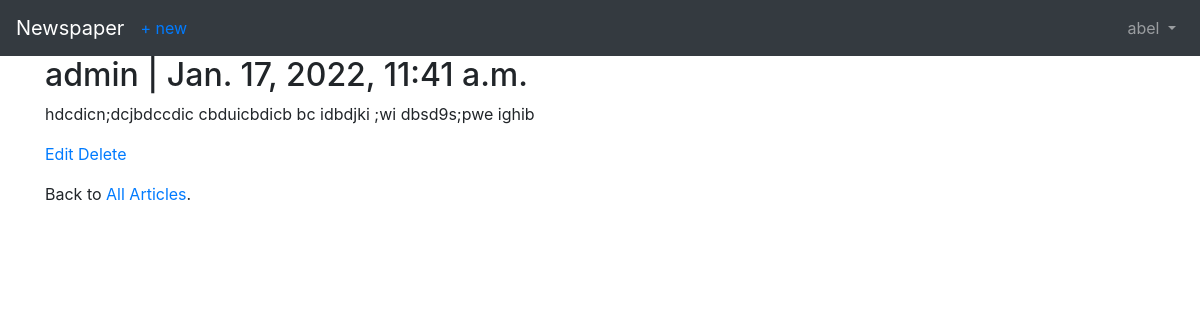
The app's page /articles1/ (signed in) with its own data.
### users/models.py (models this page shows)
class CustomUser(AbstractUser):
    age = models.PositiveIntegerField(null=True, blank=True)

### articles/models.py (models this page shows, shortened)
class Article(models.Model):
    title = models.CharField(max_length=255)
    body = models.TextField()
    date = models.DateTimeField(auto_now_add= True)
    author = models.ForeignKey(get_user_model(), on_delete=models.CASCADE)

### articles/views.py (the view)
# urls.py: path('<int:pk>/',ArticleDetailView.as_view(), name='article_detail'),
class ArticleDetailView(LoginRequiredMixin, DetailView):
    model = Article
    template_name = 'article_detail.html'
    login_url = 'login' # add this to tell our app that we are on user/login not account/login

### templates/article_detail.html
{% extends 'base.html' %}
{% block content %}
<div class="article-entry">
    <h2>{{ object.author }} | {{ object.date }} </h2>
    <p> {{ object.body }} </p>
</div>
<p><a href="{% url 'article_edit' article.pk %}">Edit</a>
<a href="{% url 'article_delete' article.pk %}"> Delete</a></p>
<p>Back to <a href="{% url 'article_list' %}"> All Articles</a>.</p>
{% endblock content %}

### templates/base.html (shortened to what this page needs)
<!DOCTYPE html>
<html>
    <head>
    <link rel="stylesheet" href="https://cdn.jsdelivr.net/npm/bootstrap@4.6.1/dist/css/bootstrap.min.css">
    </head>
    <body>
        <nav class="navbar navbar-expand-md navbar-dark bg-dark mb-Ǔ">
            <a class="navbar-brand" href="{% url 'home' %}">Newspaper</a>
            {% if user.is_authenticated %}
            <ul class="navbar-nav mr-auto">
                <li class="nav-item"><a href="{% url 'article_new' %}">+ new</a></li>
            </ul>
            {% endif %}
            <div class="collapse navbar-collapse" id="navbarCollapse">
            {% if user.is_authenticated %}
            <ul class="navbar-nav ml-auto">
            <li class="nav-item">
            <a class="nav-link dropdown-toggle" href="#" id="userMenu"
            data-toggle="dropdown" aria-haspopup="true"
            aria-expanded="false">
            {{ user.username }}
            </a>
            </li>
            </ul>
            {% endif %}
            </div>
     </nav>
     <div class="container">
        {% block content %}
        {% endblock content %}
        </div>
    </body>
</html>

### records on screen
CustomUser: username "abel"
Article: author "admin", date "Jan. 17, 2022, 11:41 a.m.", body "hdcdicn;dcjbdccdic cbduicbdicb bc idbdjki ;wi dbsd9s;pwe ighib"
